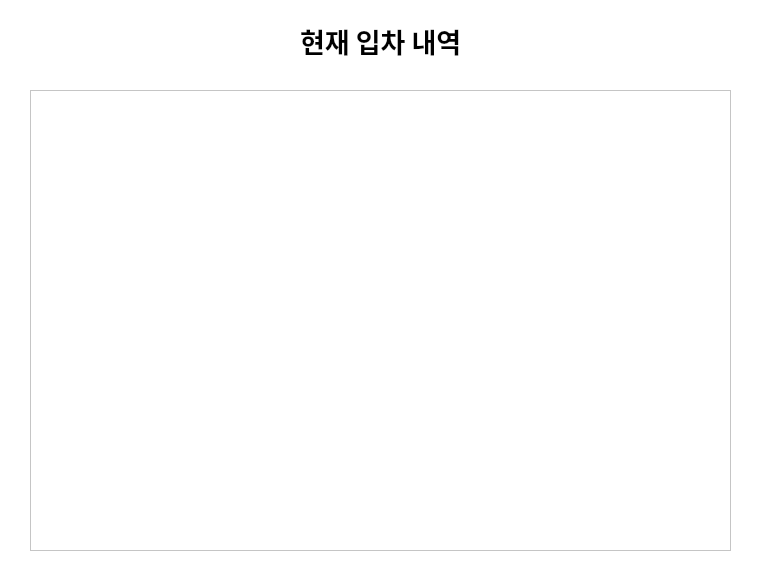
<?xml version="1.0" encoding="UTF-8"?>
<ui version="4.0">
 <class>parking</class>
 <widget class="QDialog" name="parking">
  <property name="geometry">
   <rect>
    <x>0</x>
    <y>0</y>
    <width>764</width>
    <height>576</height>
   </rect>
  </property>
  <property name="windowTitle">
   <string/>
  </property>
  <property name="styleSheet">
   <string notr="true">background-color: rgb(255, 255, 255);</string>
  </property>
  <widget class="QTableWidget" name="tableWidget">
   <property name="geometry">
    <rect>
     <x>30</x>
     <y>90</y>
     <width>701</width>
     <height>461</height>
    </rect>
   </property>
  </widget>
  <widget class="QLabel" name="in_out_label">
   <property name="geometry">
    <rect>
     <x>320</x>
     <y>20</y>
     <width>121</width>
     <height>41</height>
    </rect>
   </property>
   <property name="font">
    <font>
     <family>Sans</family>
     <pointsize>20</pointsize>
     <weight>75</weight>
     <bold>true</bold>
    </font>
   </property>
   <property name="text">
    <string>입출차내역</string>
   </property>
  </widget>
  <widget class="QLabel" name="in_label">
   <property name="geometry">
    <rect>
     <x>300</x>
     <y>10</y>
     <width>171</width>
     <height>61</height>
    </rect>
   </property>
   <property name="font">
    <font>
     <family>Sans</family>
     <pointsize>20</pointsize>
     <weight>75</weight>
     <bold>true</bold>
    </font>
   </property>
   <property name="text">
    <string>현재 입차 내역</string>
   </property>
  </widget>
  <widget class="QLabel" name="label">
   <property name="geometry">
    <rect>
     <x>520</x>
     <y>50</y>
     <width>191</width>
     <height>21</height>
    </rect>
   </property>
   <property name="font">
    <font>
     <family>Sans</family>
     <weight>75</weight>
     <bold>true</bold>
    </font>
   </property>
   <property name="text">
    <string/>
   </property>
  </widget>
 </widget>
 <resources/>
 <connections/>
</ui>
